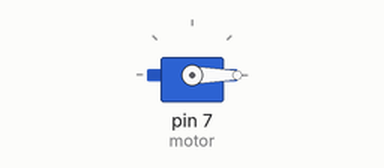
This sketch was run on a simulated Arduino Uno, built with avr-gcc and run on an emulated ATmega328P. On the bench: servo.

Above: at 0.05 s.
At 2.5 s:
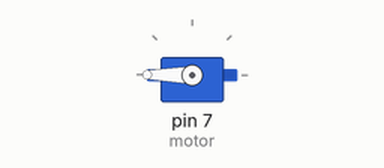
At 5.0 s:
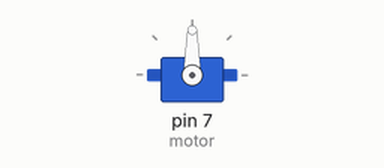
At 10.0 s:
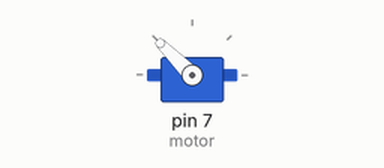
Timing chart, 0 to 13.0 s (numbered marks = the images above):
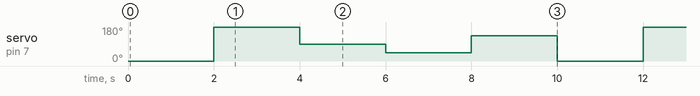

The sketch:

Servo.ino
```cpp
#include <Servo.h>

Servo motor;

void setup()
{
  motor.attach(7);
}

void loop()
{
  motor.write(0);
  delay(2000);
  motor.write(180);
  delay(2000);
  motor.write(90);
  delay(2000);
  motor.write(45);
  delay(2000);
  motor.write(135);
  delay(2000);
}
```

Measured:
- by itself, servo on pin 7 (motor): repeats every 10.0 s: 90° 2.0 s, 45° 2.0 s, 135° 2.0 s, 0° 2.0 s, 180° 2.0 s
